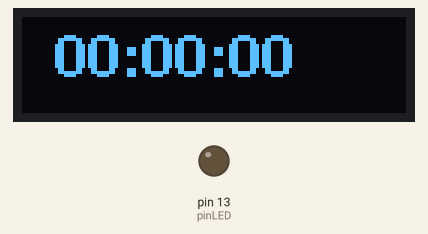
This sketch was run on a simulated Arduino Uno, built with avr-gcc and run on an emulated ATmega328P. On the bench: 128×32 one-colour display, output pins drawn as LEDs (lit = HIGH).

Above: at 0.2 s.
At 3.2 s:
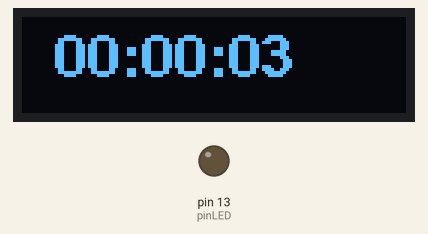
At 10.2 s:
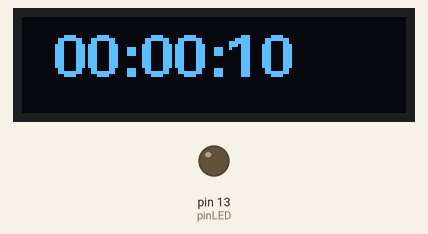
At 19.3 s:
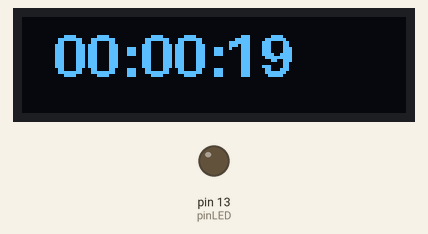
At 28.5 s:
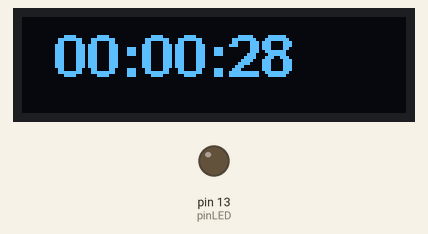
At 38.7 s:
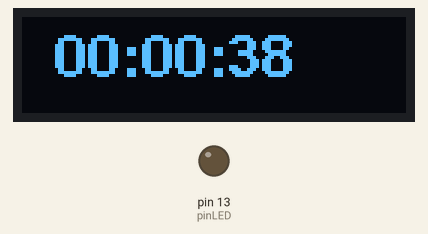

The sketch:

display_mk1_test.ino
```cpp
// nastavení propojovacích pinů Bluetooth a LED diody
#define RX 11
#define TX 10
#define pinLED 13
// připojení knihovny SoftwareSerial
#include <SoftwareSerial.h>
// inicializace Bluetooth modulu z knihovny SoftwareSerial
SoftwareSerial bluetooth(TX, RX);

int i;
// OLED displej přes I2C 128x32 znaků
// řadič SSD1306

// připojení knihovny U8glib
#include "U8glib.h"

// inicializace OLED displeje z knihovny U8glib
U8GLIB_SSD1306_128X32 mujOled(U8G_I2C_OPT_NONE);

// proměnná pro uchování času poslední obnovy displeje
long int prepis = 0;
// proměnná pro uložení aktuální pozice a směru výpisu zprávy
int pozice = 0;
bool smer = 1;
String cas;
byte hodiny;
byte minuty;
byte sekundy;
long mezicas;
int vypocet;
String BluetoothData;
void setup(void) {
  // pro otočení displeje o 180 stupňů
  // stačí odkomentovat řádek níže
   mujOled.setRot180();
 bluetooth.begin(9600);
  bluetooth.println("Arduino zapnuto, test Bluetooth..");

  // nastavení pinu s LED diodou jako výstup
  pinMode(pinLED, OUTPUT);

}

void loop(void) {

if (bluetooth.available() > 0) {

 BluetoothData=bluetooth.readString();
  // vytvoření proměnné s celou zprávou, která se bude vypisovat

  String zprava = BluetoothData;
  if(zprava.length() == 8 && zprava[2] == ':' && zprava[5] == ':'){
      hodiny = zprava.substring(0, 2).toInt();
      minuty = BluetoothData.substring(3, 5).toInt();
      sekundy = BluetoothData.substring(6, 8).toInt() + 2;
      mezicas = millis();


}else{

  // porovnání uloženého a aktuálního času
  // při rozdílu větším než 100 ms se provede
  // přepis displeje, zde je to rychlost posunu zprávy
  for (i = 0; i < zprava.length()*5;i++) {


    // následující skupina příkazů
    // obnoví obsah OLED displeje
    mujOled.firstPage();
    do {
      // vykreslení zadané zprávy od zadané pozice
      vykresliText(pozice/5, zprava);
    } while( mujOled.nextPage() );
    // uložení posledního času obnovení
    prepis = millis();
    while (pozice == 0 && millis()- prepis <4000) {

    }
    // řízení směru výpisu - jako první je směr vlevo

      // s každou iterací přičteme jedničku2
      pozice += 1;
      // pokud jsme na pozici posledního znaku zprávy
      // mínus 15 znaků (záleží na písmu), tak
      // změníme směr výpisu

    // zde je směr vpravo
  }
  }
  // zde je místo pro další příkazy pro Arduino

  // volitelná pauza 10 ms pro demonstraci
  // vykonání dalších příkazů

}else{
pozice =0;
if (mezicas <millis()) {
  vypocet = (millis() - mezicas)/975;
  while(vypocet != 0){
  sekundy += 1;
  vypocet -= 1;
  if (sekundy == 60) {
  sekundy = 0;
  minuty += 1;
  }
  if (minuty == 60) {
  minuty = 0;
  hodiny += 1;
  }
  if (hodiny == 24) {
  hodiny = 0;
  }
  mezicas = millis();
}
}
if (hodiny<10) {
  cas = "0";
}
cas += String(hodiny) + ":";
if (minuty < 10) {
  cas += "0";
}
cas += String(minuty) + ":";
if (sekundy < 10) {
cas += "0";
}

cas += String(sekundy);
mujOled.firstPage();
    do {
      // vykreslení zadané zprávy od zadané pozice
      vykresliText(pozice/5,cas);
    } while( mujOled.nextPage() );
}

cas="";
}
// funkce vykresliText pro výpis textu na OLED od zadané pozice
void vykresliText(int posun, String text) {
  // nastavení písma, další písma zde:
  // https://github.com/olikraus/u8glib/wiki/fontsize
  mujOled.setFont(u8g_font_fub14);
  // nastavení výpisu od souřadnic x=0, y=25; y záleží na velikosti písma
  mujOled.setPrintPos(10, 20);
  // uložení části zprávy - od znaku posun uložíme 15 znaků
  // např. na začátku uložíme znaky 0 až 15
  String vypis;
  vypis = text.substring(posun, posun+15);
  // výpis uložené části zprávy na OLED displej
  mujOled.print(vypis);
}
```

Measured:
- what the display in image 0 shows lasts 1.0 s, from 0.1 s to 1.1 s
